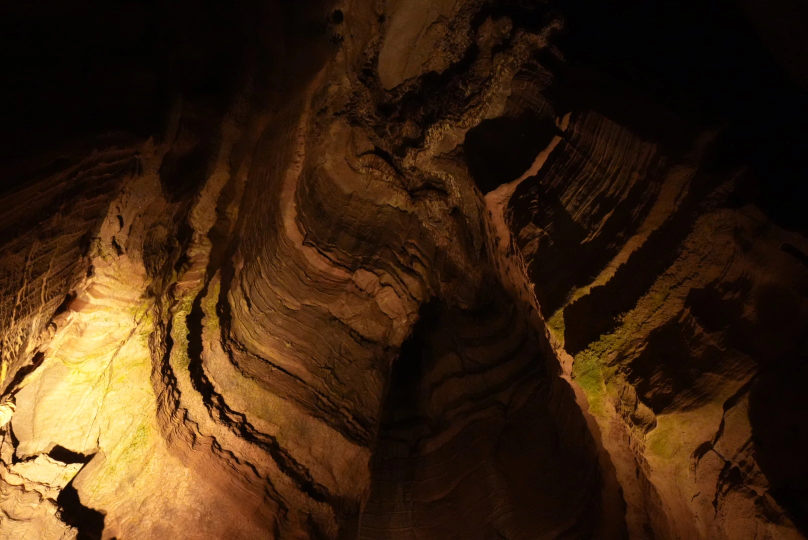
#> input picture gallery/photos/.webp, 1616 x 1080 px (shown at 1/2 size); its folder holds only this picture in this run
$ python make_thumbnails.py
#> lines starting #> are read from the running program, lines starting #| are printed output that depends on the picture
from pathlib import Path
from PIL import Image, ImageOps

BASE_DIR = Path(__file__).resolve().parent
INPUT_DIR = BASE_DIR / "photos"
OUTPUT_DIR = BASE_DIR / "thumbnail_photos"
MAX_WIDTH = 900
QUALITY = 58

def make_thumbnail(input_path):
    relative_path = input_path.relative_to(INPUT_DIR)
    output_path = OUTPUT_DIR / relative_path

    if output_path.exists():
        print(f"skipped {output_path} (already exists)")
        return False

    output_path.parent.mkdir(parents=True, exist_ok=True)
    with Image.open(input_path) as img:
#> img is the input picture: PIL image 1616x1080 RGB; mean R, G, B 61, 37.7, 16.8
        img = ImageOps.exif_transpose(img)
        if img.mode not in ("RGB", "RGBA"):
            img = img.convert("RGB")
        width, height = img.size
#> width = 1616; height = 1080
        if width > MAX_WIDTH:
            new_height = round(height * (MAX_WIDTH / width))
#> new_height = 601
            img = img.resize((MAX_WIDTH, new_height), Image.Resampling.LANCZOS)
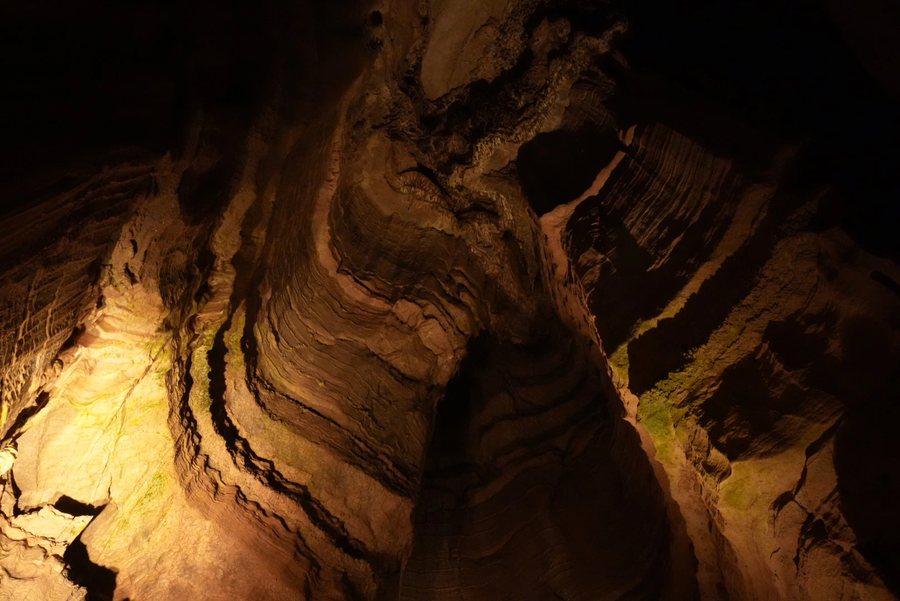
#> img: PIL image 900x601 RGB; mean R, G, B 61, 37.7, 16.8
        img.save(output_path, "WEBP", quality=QUALITY, method=6)
    print(f"saved {output_path}")
    return True

def main():
    OUTPUT_DIR.mkdir(exist_ok=True)
    created = 0
    skipped = 0
    for input_path in INPUT_DIR.rglob("*.webp"):
        if make_thumbnail(input_path):
            created += 1
        else:
            skipped += 1
    print(f"Done: {created} created, {skipped} skipped.")

if __name__ == "__main__":
    main()
